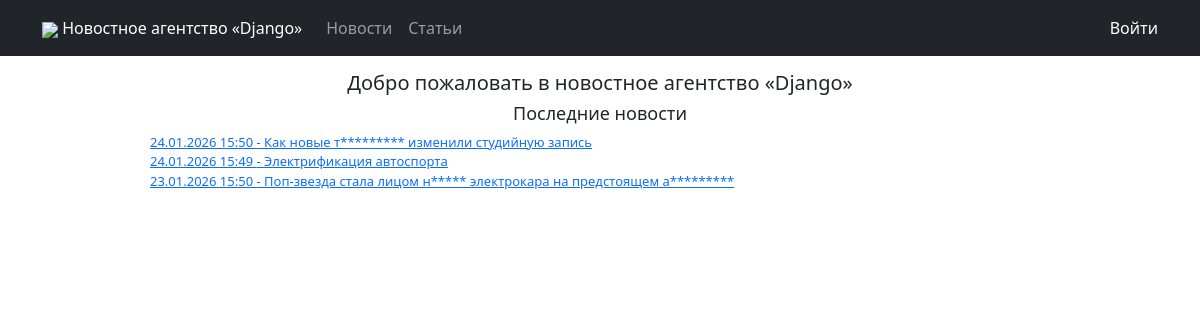
The page / on the database its author committed.
### news/models.py (models this page shows, shortened)
class Post(models.Model):
    news = 'NE'
    article = 'AR'
    POST_TYPES = [
        (news, 'Новость'),
        (article, 'Статья'),
    ]
    author = models.ForeignKey(Author, on_delete=models.CASCADE)
    post_type = models.CharField(max_length=2, choices=POST_TYPES)
    created_at = models.DateTimeField(auto_now_add=True)
    title = models.CharField(max_length=255)
    text = models.TextField()
    rating = models.IntegerField(default=0)
    categories = models.ManyToManyField(Category, through="PostCategory")

### main_app/views.py (the view)
# urls.py: path('', index_view)
def index_view(request: HttpRequest):
    return render(request, 'main_templates/index.html', {
        "posts": Post.objects.order_by("-created_at")[:10]
    })

### main_app/templatetags/custom_filters.py (called while the page is built)
@register.filter
def censor(value):
    value_split = value.split()
    for index, value_str in enumerate(value_split):
        if value_str.lower() in forbidden_words:
            value_split[index] = value_str[0] + "*" * (len(value_str) - 1)
    return " ".join(value_split)

@register.filter
def format_date(datetime_str, format_str="%d.%m.%Y %H:%M:%S"):
    return datetime.datetime.strftime(datetime_str, format_str)

### templates/main_templates/index.html (shortened to what this page needs)
{% extends 'flatpages/default.html' %}
{% load tz %}
{% load static %}
{% load custom_filters %}
{% block custom_links %}
<link rel="stylesheet" href="{% static 'css/index.css' %}">
{% endblock custom_links %}
{% block content %}
<div class="main-block">
    <h1 class="main-block-title">Добро пожаловать в новостное агентство «Django»</h1>
    <div class="main-block-last-news">
        <h2 class="main-block-last-news-title">Последние новости</h2>
        <div class="main-block-last-news-items">
            {% for post in posts %}
                {% if post.post_type == "NE" %}
                    <a href="/news/{{ post.id }}" class="profile-content-posts-item">{{ post.created_at|localtime|format_date:"%d.%m.%Y %H:%M" }} - {{ post.title|censor|truncatechars:72 }}</a><br>
                {% else %}
                    <a href="/articles/{{ post.id }}" class="profile-content-posts-item">{{ post.created_at|localtime|format_date:"%d.%m.%Y %H:%M" }} - {{ post.title|censor|truncatechars:72 }}</a><br>
                {% endif %}
            {% endfor %}
        </div>
    </div>
</div>
{% endblock content %}

### static/css/index.css (style rules this page uses)
.main-block { width: 900px; margin: auto; padding: 15px 0; }
.main-block-title { text-align: center; font-size: 20px; }
.main-block-last-news-title { text-align: center; font-size: 18px; }
.main-block-last-news-items { text-align: left; font-size: 13px; }

### rows shown on the page
Post: created_at "24.01.2026 15:50", title|censor "Как новые т********* изменили студийную запись"
Post: created_at "24.01.2026 15:49", title|censor "Электрификация автоспорта"
Post: created_at "23.01.2026 15:50", title|censor "Поп-звезда стала лицом н***** электрокара на предстоящем а*********"
